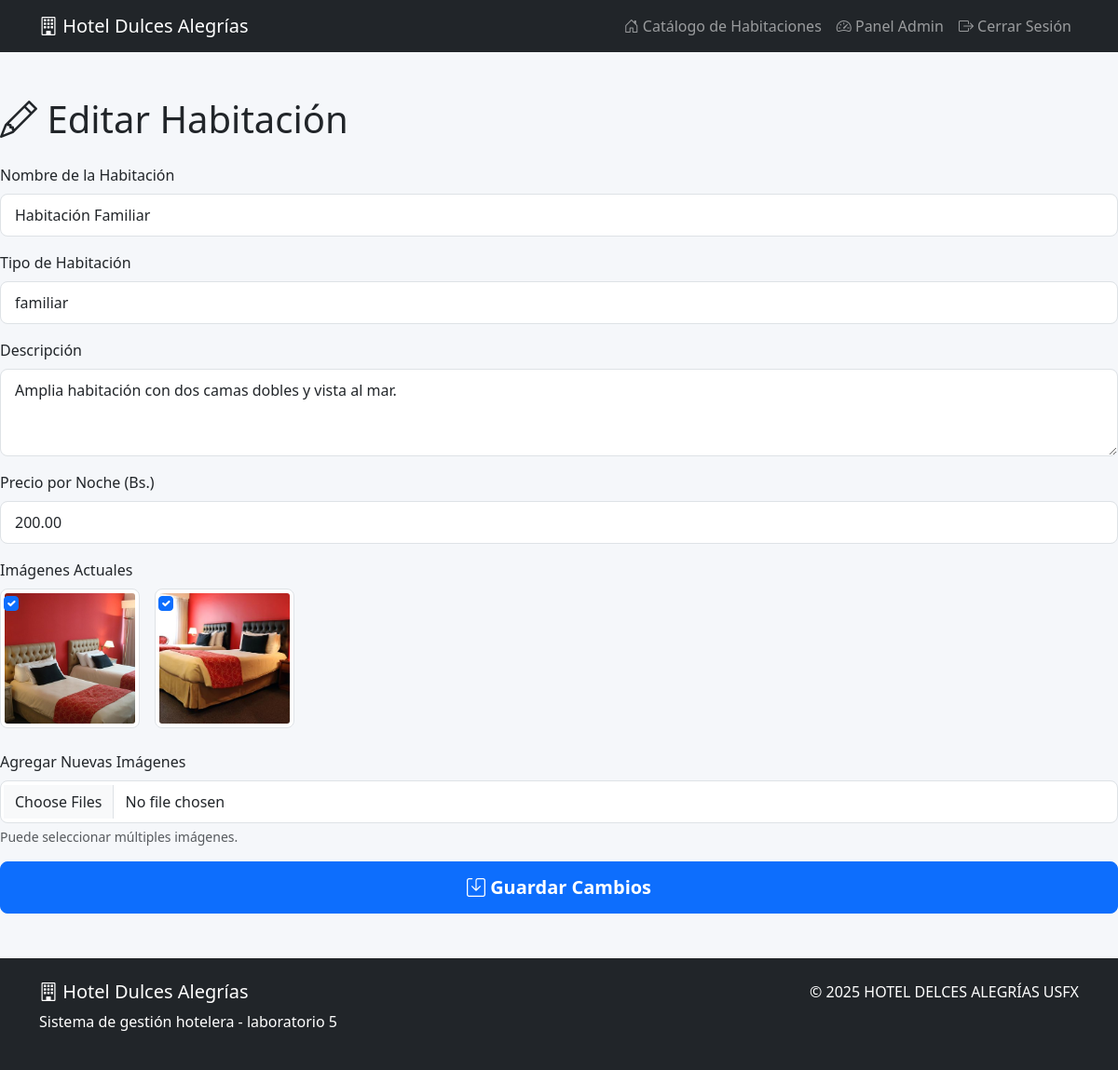
Page /admin/room_edit.php?id=1 (signed in) on the committed database.
### tables this page shows
CREATE TABLE `rooms` (
  `id` int(11) NOT NULL,
  `name` varchar(100) NOT NULL,
  `type` varchar(50) NOT NULL,
  `description` text NOT NULL,
  `price` decimal(10,2) NOT NULL,
  `images` text DEFAULT NULL
);

### admin/room_edit.php (the view, shortened to what this page needs)
<?php
require_once '../includes/db.php';
$room_id = $_GET['id'] ?? 0;
$stmt = $pdo->prepare("SELECT * FROM rooms WHERE id = ?");
$stmt->execute([$room_id]);
$room = $stmt->fetch();
$current_images = explode(',', $room['images']);
?>
<?php include '../includes/header.php'; ?>
<h1 class="mb-4"><i class="bi bi-pencil"></i> Editar Habitación</h1>
<form method="POST" enctype="multipart/form-data">
    <div class="mb-3">
        <label class="form-label">Nombre de la Habitación</label>
        <input type="text" class="form-control" name="name" value="<?= htmlspecialchars($room['name']) ?>" required>
    </div>
    <div class="mb-3">
        <label class="form-label">Tipo de Habitación</label>
        <input type="text" class="form-control" name="type" value="<?= htmlspecialchars($room['type']) ?>" required>
    </div>
    <div class="mb-3">
        <label class="form-label">Descripción</label>
        <textarea class="form-control" name="description" rows="3" required><?= htmlspecialchars($room['description']) ?></textarea>
    </div>
    <div class="mb-3">
        <label class="form-label">Precio por Noche (Bs.)</label>
        <input type="number" step="0.01" class="form-control" name="price" value="<?= $room['price'] ?>" required>
    </div>
    <div class="mb-4">
        <label class="form-label">Imágenes Actuales</label>
        <div class="d-flex flex-wrap gap-3">
            <?php foreach ($current_images as $image):
                $image = trim($image);
                if ($image):
            ?>
            <div class="position-relative">
                <img src="../assets/img/<?= $image ?>" class="img-thumbnail" style="width: 150px; height: 150px; object-fit: cover;">
                <div class="form-check position-absolute top-0 start-0 m-1">
                    <input class="form-check-input" type="checkbox" name="existing_images[]" value="<?= $image ?>" checked>
                </div>
            </div>
            <?php endif; endforeach; ?>
        </div>
    </div>
    <div class="mb-3">
        <label class="form-label">Agregar Nuevas Imágenes</label>
        <input type="file" class="form-control" name="images[]" multiple accept="image/*">
        <div class="form-text">Puede seleccionar múltiples imágenes.</div>
    </div>
    <div class="d-grid">
        <button type="submit" class="btn btn-primary btn-lg">
            <i class="bi bi-save"></i> Guardar Cambios
        </button>
    </div>
</form>
<?php include '../includes/footer.php'; ?>

### assets/css/style.css (style rules this page uses)
:root { --primary: #0d6efd; --secondary: #6c757d; --success: #198754; --info: #0dcaf0; --warning: #ffc107; --danger: #dc3545; --light: #f8f9fa; --dark: #212529; }
body { background-color: #f5f7fa; min-height: 100vh; display: flex; flex-direction: column; }
.form-control, .form-select { border-radius: 8px; padding: 10px 15px; }
.btn { border-radius: 8px; padding: 10px 20px; font-weight: 600; transition: all 0.3s; }
.btn-lg { padding: 12px 24px; }
.btn-primary { background-color: var(--primary); border-color: var(--primary); }
.img-thumbnail { border-radius: 8px; }

### rows in the picture
rooms: name "Habitación Familiar", type "familiar", description "Amplia habitación con dos camas dobles y vista al mar.", price "200.00"
